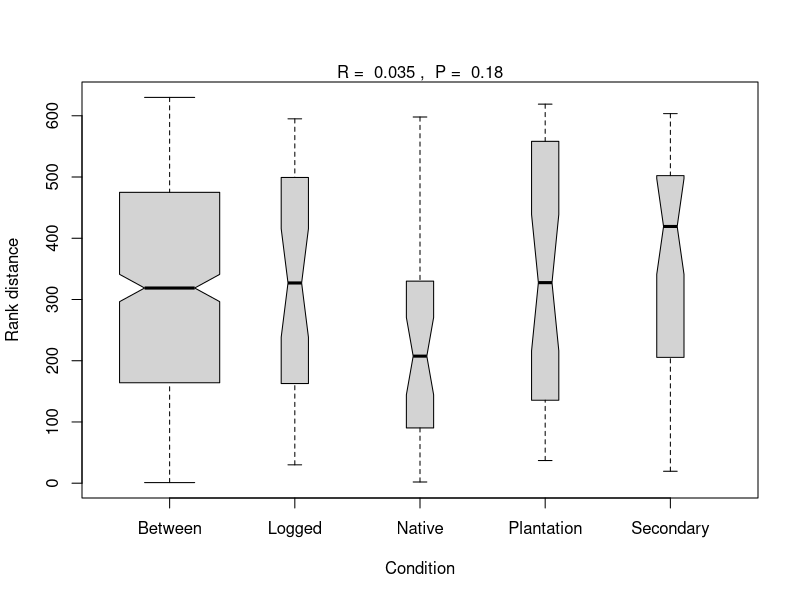
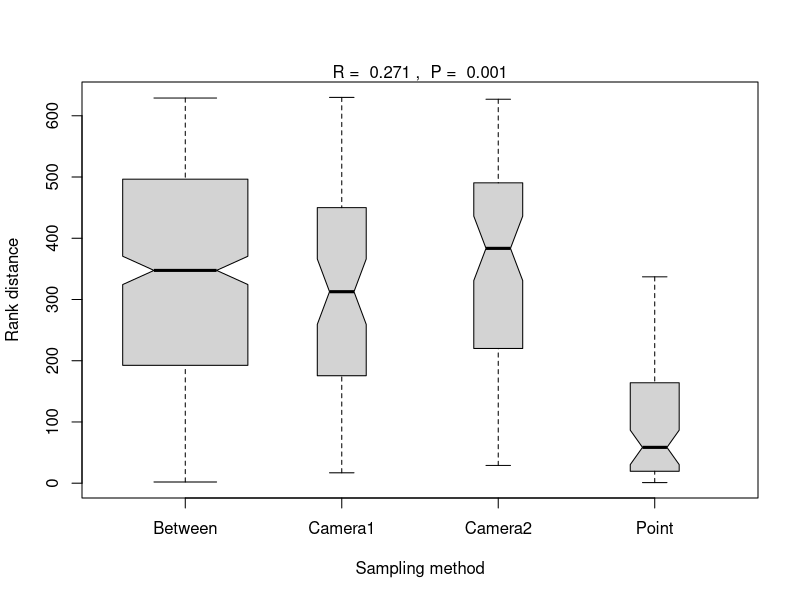

Generate these figures, in order, with R:
## ---- chunk 1
knitr::opts_chunk$set(
	echo = TRUE,
	message = FALSE,
	warning = FALSE
)
## ---- chunk 2
library(vegan)

data<-read.table("data/16_bird_data.txt", 
                     header=TRUE, 
                     sep="\t", dec=".", 
                     na.strings="NA")
attach(data)
head(data)
## ---- chunk 3
#Extract the columns with species data in a separate object
birds<-data[,3:22]

#Creating a distance matrix
birdist<-vegdist(birds)

#ANOSIM per habitat
forestbirds<-anosim(birdist, data$Habitat, permutations = 999, distance = "bray")
summary(forestbirds)
plot(forestbirds, xlab="Condition", ylab="Rank distance")
## ---- chunk 4
sampbirds<-anosim(birdist, data$Sample, permutations = 999, distance = "bray")
summary(sampbirds)
plot(sampbirds, xlab="Sampling method", ylab="Rank distance")
## ---- chunk 5
simper(birds, data$Sample, permutations = 999)
## ---- chunk 6
sessionInfo()
